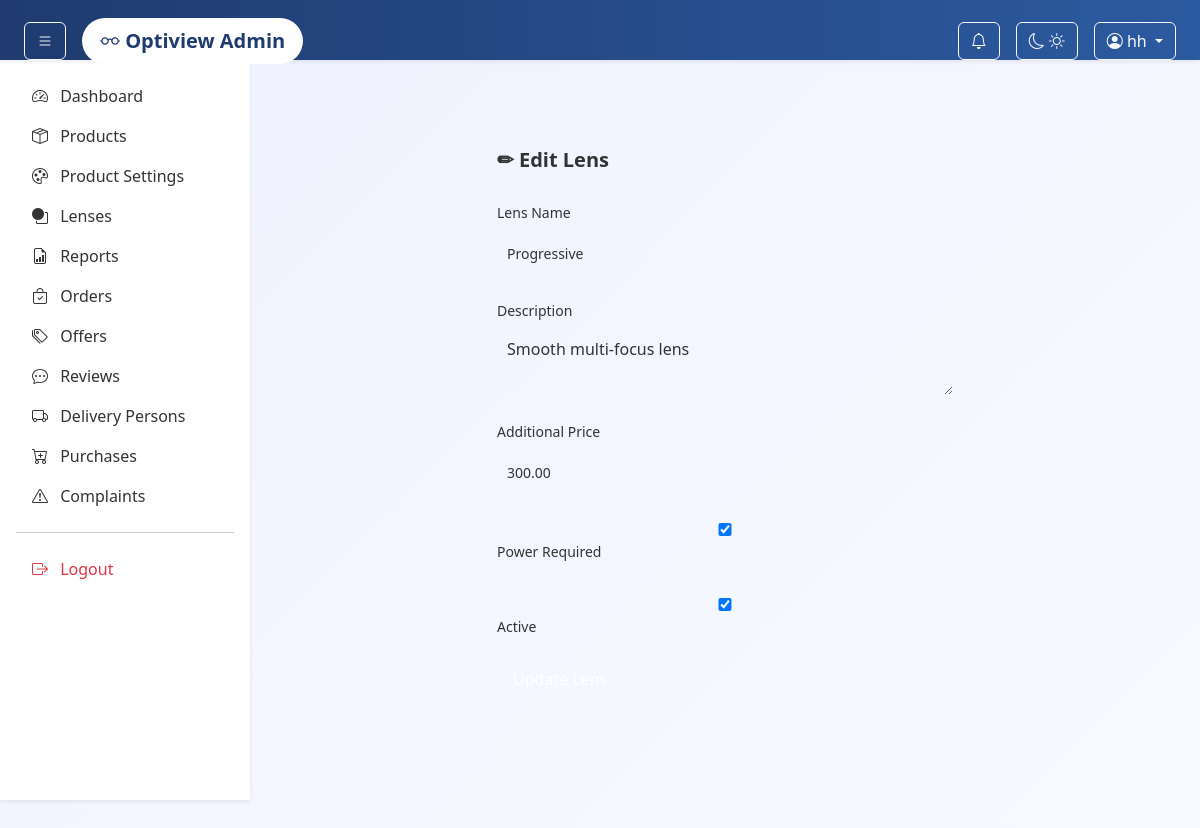
The page /admin-panel/lenses/edit/1/ (signed in) on the database its author committed.
### adminpanel/models.py (models this page shows, shortened)
class Lens(models.Model):
    name = models.CharField(max_length=100)
    description = models.TextField(blank=True)
    additional_price = models.DecimalField(max_digits=8, decimal_places=2)
    is_active = models.BooleanField(default=True)
    power_required = models.BooleanField(default=True)

### adminpanel/views.py (the view, shortened to what this page needs)
# urls.py: path("lenses/edit/<int:pk>/", views.edit_lens, name="edit_lens"),
@user_passes_test(is_admin, login_url="adminpanel:login")
def edit_lens(request, pk):
    lens = get_object_or_404(Lens, id=pk)
    return render(request, "admin/edit_lens.html", {"lens": lens})

### adminpanel/context_processors.py (called while the page is built)
def notification_count(request):
    if request.user.is_authenticated:
        return {
            "notification_count": Notification.objects.filter(
                user=request.user,
                is_read=False
            ).count()
        }
    return {"notification_count": 0}

### adminpanel/utils.py (called while the page is built)
def is_admin(user):
    return user.is_authenticated and user.is_superuser

### app/context_processors.py (called while the page is built)
def cart_count(request):
    count = 0
    if request.user.is_authenticated:
        count = Cart.objects.filter(user=request.user).count()
    return {'cart_count': count}

### templates/admin/edit_lens.html (shortened to what this page needs)
{% extends "admin/base.html" %}
{% block content %}
<div class="lens-page">
<div class="lens-card">
<h2 class="page-title">✏ Edit Lens</h2>
<form method="POST">
<div class="form-group">
<label>Lens Name</label>
<input type="text" name="name" value="{{ lens.name }}">
</div>
<div class="form-group">
<label>Description</label>
<textarea name="description">{{ lens.description }}</textarea>
</div>
<div class="form-group">
<label>Additional Price</label>
<input type="number" step="0.01" name="price" value="{{ lens.additional_price }}">
</div>
<div class="form-group">
<label>
<input type="checkbox" name="power_required" {% if lens.power_required %}checked{% endif %}>
 Power Required
</label>
</div>
<div class="form-group">
<label>
<input type="checkbox" name="is_active" {% if lens.is_active %}checked{% endif %}>
 Active
</label>
</div>
<button type="submit" class="btn-save">
</button>
</form>
</div>
</div>
{% endblock %}

### templates/admin/base.html (shortened to what this page needs)
{% load static %}
<!DOCTYPE html>
<html lang="en">
<head>
    <link href="https://cdn.jsdelivr.net/npm/bootstrap@5.3.3/dist/css/bootstrap.min.css" rel="stylesheet">
    <link href="https://cdn.jsdelivr.net/npm/bootstrap-icons@1.11.3/font/bootstrap-icons.css" rel="stylesheet">
    <link rel="stylesheet" href="{% static 'admin/css/style.css' %}">
</head>
<body>
<nav class="navbar navbar-dark bg-dark shadow-sm px-4">
    <div class="d-flex align-items-center">
        <button class="btn btn-outline-light me-3" id="sidebarToggle">
            <i class="bi bi-list"></i>
        </button>
        <a class="navbar-brand fw-bold" href="{% url 'adminpanel:dashboard' %}">
            <i class="bi bi-eyeglasses"></i> Optiview Admin
        </a>
    </div>
    <div class="ms-auto d-flex align-items-center gap-3">
        <div class="dropdown">
            <button class="btn btn-outline-light position-relative" data-bs-toggle="dropdown">
                <i class="bi bi-bell"></i>
            </button>
        </div>
        <button id="themeToggle" class="btn btn-outline-light">
            <i id="moonIcon" class="bi bi-moon"></i>
            <i id="sunIcon" class="bi bi-sun"></i>
        </button>
        <div class="dropdown">
            <button class="btn btn-outline-light dropdown-toggle" data-bs-toggle="dropdown">
                <i class="bi bi-person-circle"></i> {{ user.username }}
            </button>
        </div>
    </div>
</nav>
<aside class="sidebar shadow-sm p-3" id="sidebar">
<ul class="nav flex-column">
<li class="nav-item">
    <a class="nav-link" data-bs-toggle="collapse" href="#dashboardMenu">
        <i class="bi bi-speedometer2 me-2"></i> Dashboard
    </a>
</li>
<li class="nav-item">
    <a class="nav-link" data-bs-toggle="collapse" href="#productMenu">
        <i class="bi bi-box-seam me-2"></i> Products
    </a>
</li>
       <li class="nav-item">
    <a class="nav-link" data-bs-toggle="collapse" href="#productSettingsMenu">
        <i class="bi bi-palette me-2"></i> Product Settings
    </a>
</li>
        <li class="nav-item">
            <a class="nav-link" href="{% url 'adminpanel:lens_list' %}">
                <i class="bi bi-circle-square me-2"></i> Lenses
            </a>
        </li>
        <li class="nav-item">
    <a class="nav-link" href="{% url 'adminpanel:reports' %}">
        <i class="bi bi-file-earmark-bar-graph me-2"></i> Reports
    </a>
</li>
        <li class="nav-item">
            <a class="nav-link" href="{% url 'adminpanel:orders_list' %}">
                <i class="bi bi-bag-check me-2"></i> Orders
            </a>
        </li>
        <li class="nav-item">
            <a class="nav-link" data-bs-toggle="collapse" href="#offerMenu">
                <i class="bi bi-tags me-2"></i> Offers
            </a>
        </li>
        <li class="nav-item">
            <a class="nav-link" href="{% url 'adminpanel:review_list' %}">
                <i class="bi bi-chat-dots me-2"></i> Reviews
            </a>
        </li>
        <li class="nav-item">
            <a class="nav-link" href="{% url 'adminpanel:delivery_person_list' %}">
                <i class="bi bi-truck me-2"></i> Delivery Persons
            </a>
        </li>
        <li class="nav-item">
    <a class="nav-link" data-bs-toggle="collapse" href="#purchaseMenu">
        <i class="bi bi-cart-plus me-2"></i> Purchases
    </a>
</li>
        <li class="nav-item">
            <a class="nav-link" href="{% url 'adminpanel:complaints_list' %}">
               <i class="bi bi-exclamation-triangle me-2"></i> Complaints
            </a>
        </li>
        <hr>
        <li class="nav-item">
            <a class="nav-link text-danger" href="{% url 'adminpanel:logout' %}">
                <i class="bi bi-box-arrow-right me-2"></i> Logout
            </a>
        </li>
</ul>
</aside>
<main class="content-area p-4" id="contentArea">
    {% block content %}{% endblock %}
</main>
</body>
</html>

### static/delivery/css/style.css (style rules this page uses)
* { margin: 0; padding: 0; box-sizing: border-box; font-family: 'Poppins', 'Segoe UI', sans-serif; }
body { background: linear-gradient(135deg, #eef2ff, #f9faff); min-height: 100vh; color: #333; }
.navbar { background: linear-gradient(90deg, #1f3b6f, #2c5aa0); color: white; padding: 18px 50px; display: flex; justify-content: space-between; align-items: center; box-shadow: 0 6px 20px rgba(0,0,0,0.15); }
.navbar a { background: white; color: #1f3b6f; padding: 8px 18px; border-radius: 25px; text-decoration: none; font-weight: 600; transition: 0.3s ease; }
label { display: block; margin-top: 12px; font-weight: 500; }
input { width: 100%; padding: 8px; margin-top: 4px; }
* { margin: 0; padding: 0; box-sizing: border-box; }
.sidebar { width: 250px; background: #e5e7eb; padding: 20px; }
.form-group { display:flex; flex-direction:column; }
.form-group label { font-size:14px; margin-bottom:6px; color:#333; }
.form-group input { padding:10px; border-radius:6px; border:1px solid #ccc; font-size:14px; }
.btn-save { background:#2e8b57; color:white; border:none; padding:10px 18px; border-radius:6px; cursor:pointer; font-weight:500; }

### templates/admin/base.html (style rules this page uses)
body { overflow-x: hidden; }
.navbar { position: fixed; top: 0; left: 0; width: 100%; height: 60px; z-index: 1000; }
.sidebar { width: 250px; height: calc(100vh - 60px); position: fixed; top: 60px; left: 0; overflow-y: auto; background: #fff; transition: 0.3s; }
.sidebar .nav-link { color: #333; }
.content-area { margin-top: 60px; margin-left: 250px; min-height: 100vh; transition: 0.3s; }
.navbar-brand { font-size: 20px; }

### templates/admin/edit_lens.html (style rules this page uses)
.lens-page { padding: 24px; display: flex; justify-content: center; align-items: center; min-height: calc(100vh - 120px); }
.lens-card { background: var(--card-bg); border: 1px solid var(--card-border); border-radius: 14px; padding: 22px; width: 100%; max-width: 500px; box-shadow: var(--card-shadow); }
.page-title { font-size: 20px; font-weight: 600; color: var(--text-main); margin-bottom: 18px; }
.form-group { margin-bottom: 14px; }
.form-group label { display: block; font-size: 14px; font-weight: 500; color: var(--text-muted); margin-bottom: 6px; }
.form-group input, .form-group textarea { width: 100%; padding: 10px; border-radius: 8px; border: 1px solid var(--card-border); background: var(--bg-main); color: var(--text-main); }
.btn-save { padding: 10px 16px; border: none; border-radius: 8px; background: var(--primary); color: white; font-weight: 500; cursor: pointer; }

### rows shown on the page
Lens: name "Progressive", description "Smooth multi-focus lens", price "300.00", power_required "☑", is_active "☑"

### other values the page prints
{{ user.username }} "hh"
